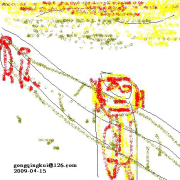
#> input picture gongqingkui/0000/head.jpg, 180 x 180 px
$ python main.py
#> lines starting #> are read from the running program, lines starting #| are printed output that depends on the picture
#--*-- encoding:utf-8 --*--
#Python 练习册，每天一个小程序
#https://github.com/Yixiaohan/show-me-the-code
#0000 将你的 QQ 头像（或者微博头像）右上角加上红色的数字，类似于微信未读信息数量那种提示效果。 类似于图中效果
from PIL import Image,ImageDraw,ImageFont

#add num to image
def addnum(image,num):
#> called with image = 'head.jpg', num = 68
    with Image.open(image) as head:
#> head is the input picture: PIL image 180x180 RGB; mean R, G, B 241.6, 232.8, 208.8
        w,h = head.size
#> w = 180; h = 180
        font = ImageFont.truetype('arial.ttf',25)
        draw = ImageDraw.Draw(head)
        draw.text((0.8*w,0.1*h),str(num),fill=(255,0,0),font=font)
        head.save('head2.jpg')
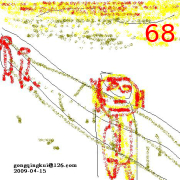
#> saved as head2.jpg: PIL image 180x180 RGB; mean R, G, B 241.6, 231.1, 207.7

if __name__ =='__main__':
    addnum('head.jpg',68)
